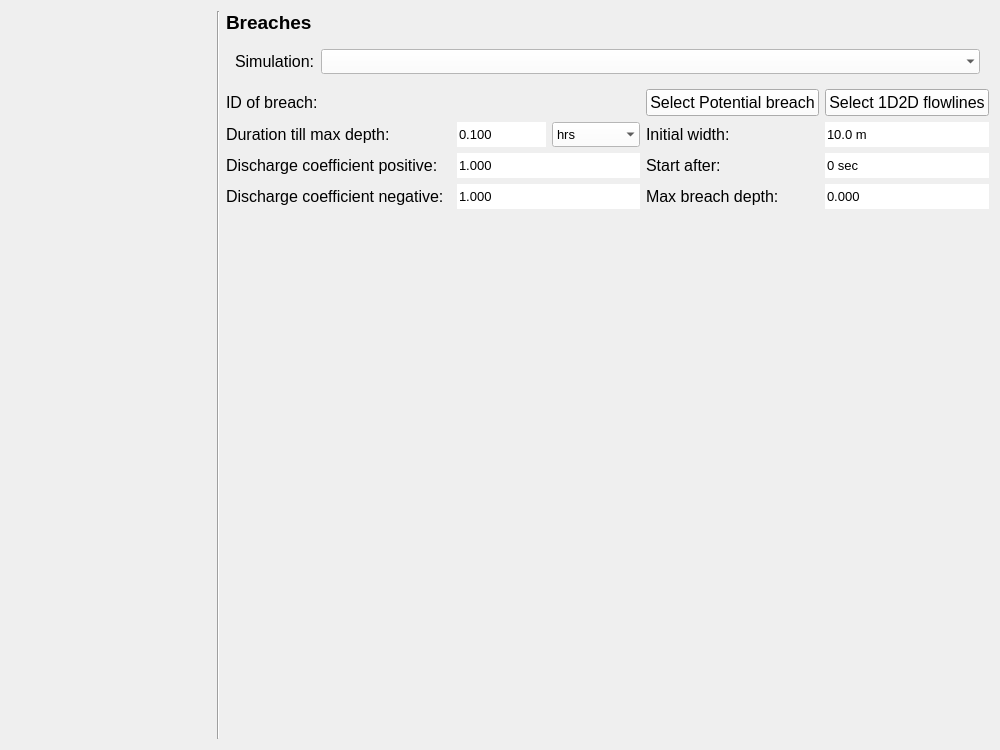
<?xml version="1.0" encoding="UTF-8"?>
<ui version="4.0">
 <class>page_breaches</class>
 <widget class="QWidget" name="page_breaches">
  <property name="geometry">
   <rect>
    <x>0</x>
    <y>0</y>
    <width>1000</width>
    <height>750</height>
   </rect>
  </property>
  <property name="minimumSize">
   <size>
    <width>0</width>
    <height>0</height>
   </size>
  </property>
  <property name="palette">
   <palette>
    <active>
     <colorrole role="Button">
      <brush brushstyle="SolidPattern">
       <color alpha="255">
        <red>255</red>
        <green>255</green>
        <blue>255</blue>
       </color>
      </brush>
     </colorrole>
    </active>
    <inactive>
     <colorrole role="Button">
      <brush brushstyle="SolidPattern">
       <color alpha="255">
        <red>255</red>
        <green>255</green>
        <blue>255</blue>
       </color>
      </brush>
     </colorrole>
    </inactive>
    <disabled>
     <colorrole role="Button">
      <brush brushstyle="SolidPattern">
       <color alpha="255">
        <red>255</red>
        <green>255</green>
        <blue>255</blue>
       </color>
      </brush>
     </colorrole>
    </disabled>
   </palette>
  </property>
  <property name="font">
   <font>
    <family>Segoe UI</family>
    <pointsize>10</pointsize>
   </font>
  </property>
  <property name="windowTitle">
   <string>Form</string>
  </property>
  <property name="inputMethodHints">
   <set>Qt::ImhDigitsOnly</set>
  </property>
  <layout class="QGridLayout" name="gridLayout">
   <item row="0" column="0" rowspan="5">
    <widget class="QWidget" name="wizard_steps_widget" native="true">
     <property name="sizePolicy">
      <sizepolicy hsizetype="Preferred" vsizetype="Expanding">
       <horstretch>0</horstretch>
       <verstretch>0</verstretch>
      </sizepolicy>
     </property>
     <property name="minimumSize">
      <size>
       <width>200</width>
       <height>0</height>
      </size>
     </property>
     <property name="maximumSize">
      <size>
       <width>200</width>
       <height>16777215</height>
      </size>
     </property>
     <layout class="QVBoxLayout" name="verticalLayout"/>
    </widget>
   </item>
   <item row="1" column="2" colspan="2">
    <widget class="QWidget" name="simulation_widget" native="true">
     <property name="sizePolicy">
      <sizepolicy hsizetype="Expanding" vsizetype="Preferred">
       <horstretch>0</horstretch>
       <verstretch>0</verstretch>
      </sizepolicy>
     </property>
     <property name="minimumSize">
      <size>
       <width>0</width>
       <height>40</height>
      </size>
     </property>
     <property name="maximumSize">
      <size>
       <width>16777215</width>
       <height>16777215</height>
      </size>
     </property>
     <layout class="QGridLayout" name="gridLayout_2">
      <item row="0" column="0">
       <widget class="QLabel" name="label_5">
        <property name="minimumSize">
         <size>
          <width>0</width>
          <height>25</height>
         </size>
        </property>
        <property name="maximumSize">
         <size>
          <width>16777215</width>
          <height>16777215</height>
         </size>
        </property>
        <property name="font">
         <font>
          <family>Segoe UI</family>
          <pointsize>12</pointsize>
         </font>
        </property>
        <property name="text">
         <string>Simulation:</string>
        </property>
       </widget>
      </item>
      <item row="0" column="1">
       <widget class="QComboBox" name="dd_simulation">
        <property name="sizePolicy">
         <sizepolicy hsizetype="Expanding" vsizetype="Preferred">
          <horstretch>0</horstretch>
          <verstretch>0</verstretch>
         </sizepolicy>
        </property>
        <property name="minimumSize">
         <size>
          <width>0</width>
          <height>25</height>
         </size>
        </property>
        <property name="maximumSize">
         <size>
          <width>16777215</width>
          <height>25</height>
         </size>
        </property>
        <property name="font">
         <font>
          <family>Segoe UI</family>
          <pointsize>10</pointsize>
         </font>
        </property>
        <property name="styleSheet">
         <string notr="true">QComboBox {background-color:white; selection-background-color: lightgray;}</string>
        </property>
        <property name="frame">
         <bool>false</bool>
        </property>
       </widget>
      </item>
     </layout>
    </widget>
   </item>
   <item row="3" column="2" colspan="2">
    <spacer name="verticalSpacer">
     <property name="orientation">
      <enum>Qt::Vertical</enum>
     </property>
     <property name="sizeHint" stdset="0">
      <size>
       <width>20</width>
       <height>40</height>
      </size>
     </property>
    </spacer>
   </item>
   <item row="0" column="1" rowspan="5">
    <widget class="Line" name="line">
     <property name="sizePolicy">
      <sizepolicy hsizetype="Fixed" vsizetype="Expanding">
       <horstretch>0</horstretch>
       <verstretch>0</verstretch>
      </sizepolicy>
     </property>
     <property name="orientation">
      <enum>Qt::Vertical</enum>
     </property>
    </widget>
   </item>
   <item row="0" column="2">
    <widget class="QLabel" name="label_9">
     <property name="font">
      <font>
       <family>Segoe UI</family>
       <pointsize>14</pointsize>
       <weight>75</weight>
       <bold>true</bold>
       <underline>false</underline>
      </font>
     </property>
     <property name="text">
      <string>Breaches</string>
     </property>
    </widget>
   </item>
   <item row="2" column="2" colspan="2">
    <layout class="QGridLayout" name="gridLayout_3">
     <property name="bottomMargin">
      <number>0</number>
     </property>
     <item row="0" column="0">
      <widget class="QLabel" name="label">
       <property name="sizePolicy">
        <sizepolicy hsizetype="Preferred" vsizetype="Preferred">
         <horstretch>0</horstretch>
         <verstretch>0</verstretch>
        </sizepolicy>
       </property>
       <property name="minimumSize">
        <size>
         <width>225</width>
         <height>25</height>
        </size>
       </property>
       <property name="maximumSize">
        <size>
         <width>16777215</width>
         <height>16777215</height>
        </size>
       </property>
       <property name="font">
        <font>
         <family>Segoe UI</family>
         <pointsize>12</pointsize>
        </font>
       </property>
       <property name="text">
        <string>ID of breach:</string>
       </property>
      </widget>
     </item>
     <item row="0" column="4">
      <widget class="QPushButton" name="pb_select_flowline">
       <property name="font">
        <font>
         <family>Segoe UI</family>
         <pointsize>12</pointsize>
        </font>
       </property>
       <property name="text">
        <string>Select 1D2D flowlines</string>
       </property>
      </widget>
     </item>
     <item row="2" column="3">
      <widget class="QLabel" name="label_3">
       <property name="sizePolicy">
        <sizepolicy hsizetype="Preferred" vsizetype="Preferred">
         <horstretch>150</horstretch>
         <verstretch>25</verstretch>
        </sizepolicy>
       </property>
       <property name="minimumSize">
        <size>
         <width>0</width>
         <height>25</height>
        </size>
       </property>
       <property name="maximumSize">
        <size>
         <width>16777215</width>
         <height>16777215</height>
        </size>
       </property>
       <property name="font">
        <font>
         <family>Segoe UI</family>
         <pointsize>12</pointsize>
        </font>
       </property>
       <property name="text">
        <string>Start after:</string>
       </property>
      </widget>
     </item>
     <item row="1" column="3">
      <widget class="QLabel" name="label_4">
       <property name="sizePolicy">
        <sizepolicy hsizetype="Preferred" vsizetype="Preferred">
         <horstretch>150</horstretch>
         <verstretch>25</verstretch>
        </sizepolicy>
       </property>
       <property name="minimumSize">
        <size>
         <width>0</width>
         <height>25</height>
        </size>
       </property>
       <property name="maximumSize">
        <size>
         <width>16777215</width>
         <height>16777215</height>
        </size>
       </property>
       <property name="font">
        <font>
         <family>Segoe UI</family>
         <pointsize>12</pointsize>
        </font>
       </property>
       <property name="text">
        <string>Initial width:</string>
       </property>
      </widget>
     </item>
     <item row="0" column="1" colspan="2">
      <layout class="QHBoxLayout" name="breach_lout"/>
     </item>
     <item row="3" column="1" colspan="2">
      <widget class="QDoubleSpinBox" name="sb_discharge_coefficient_negative">
       <property name="sizePolicy">
        <sizepolicy hsizetype="Minimum" vsizetype="Fixed">
         <horstretch>150</horstretch>
         <verstretch>0</verstretch>
        </sizepolicy>
       </property>
       <property name="minimumSize">
        <size>
         <width>0</width>
         <height>25</height>
        </size>
       </property>
       <property name="maximumSize">
        <size>
         <width>16777215</width>
         <height>16777215</height>
        </size>
       </property>
       <property name="styleSheet">
        <string notr="true">QDoubleSpinBox {background-color: white;}</string>
       </property>
       <property name="frame">
        <bool>false</bool>
       </property>
       <property name="buttonSymbols">
        <enum>QAbstractSpinBox::NoButtons</enum>
       </property>
       <property name="decimals">
        <number>3</number>
       </property>
       <property name="maximum">
        <double>100000000000000000.000000000000000</double>
       </property>
       <property name="value">
        <double>1.000000000000000</double>
       </property>
      </widget>
     </item>
     <item row="2" column="4">
      <widget class="QSpinBox" name="sp_start_after">
       <property name="sizePolicy">
        <sizepolicy hsizetype="Minimum" vsizetype="Fixed">
         <horstretch>150</horstretch>
         <verstretch>0</verstretch>
        </sizepolicy>
       </property>
       <property name="minimumSize">
        <size>
         <width>0</width>
         <height>25</height>
        </size>
       </property>
       <property name="maximumSize">
        <size>
         <width>16777215</width>
         <height>16777215</height>
        </size>
       </property>
       <property name="font">
        <font>
         <family>Segoe UI</family>
         <pointsize>10</pointsize>
        </font>
       </property>
       <property name="styleSheet">
        <string notr="true">QSpinBox {background-color: white;}</string>
       </property>
       <property name="frame">
        <bool>false</bool>
       </property>
       <property name="alignment">
        <set>Qt::AlignLeading|Qt::AlignLeft|Qt::AlignVCenter</set>
       </property>
       <property name="buttonSymbols">
        <enum>QAbstractSpinBox::NoButtons</enum>
       </property>
       <property name="suffix">
        <string> sec</string>
       </property>
       <property name="maximum">
        <number>999999999</number>
       </property>
      </widget>
     </item>
     <item row="3" column="0">
      <widget class="QLabel" name="label_7">
       <property name="sizePolicy">
        <sizepolicy hsizetype="Preferred" vsizetype="Preferred">
         <horstretch>225</horstretch>
         <verstretch>25</verstretch>
        </sizepolicy>
       </property>
       <property name="minimumSize">
        <size>
         <width>0</width>
         <height>25</height>
        </size>
       </property>
       <property name="font">
        <font>
         <family>Segoe UI</family>
         <pointsize>12</pointsize>
        </font>
       </property>
       <property name="text">
        <string>Discharge coefficient negative:</string>
       </property>
      </widget>
     </item>
     <item row="1" column="4">
      <widget class="QDoubleSpinBox" name="sb_width">
       <property name="sizePolicy">
        <sizepolicy hsizetype="Minimum" vsizetype="Fixed">
         <horstretch>150</horstretch>
         <verstretch>0</verstretch>
        </sizepolicy>
       </property>
       <property name="minimumSize">
        <size>
         <width>0</width>
         <height>25</height>
        </size>
       </property>
       <property name="maximumSize">
        <size>
         <width>16777215</width>
         <height>16777215</height>
        </size>
       </property>
       <property name="font">
        <font>
         <family>Segoe UI</family>
         <pointsize>10</pointsize>
        </font>
       </property>
       <property name="styleSheet">
        <string notr="true">QDoubleSpinBox {background-color: white;}</string>
       </property>
       <property name="frame">
        <bool>false</bool>
       </property>
       <property name="buttonSymbols">
        <enum>QAbstractSpinBox::NoButtons</enum>
       </property>
       <property name="suffix">
        <string> m</string>
       </property>
       <property name="decimals">
        <number>1</number>
       </property>
       <property name="maximum">
        <double>100000000000000000620008645040778319495168.000000000000000</double>
       </property>
       <property name="value">
        <double>10.000000000000000</double>
       </property>
      </widget>
     </item>
     <item row="2" column="1" colspan="2">
      <widget class="QDoubleSpinBox" name="sb_discharge_coefficient_positive">
       <property name="sizePolicy">
        <sizepolicy hsizetype="Minimum" vsizetype="Fixed">
         <horstretch>150</horstretch>
         <verstretch>0</verstretch>
        </sizepolicy>
       </property>
       <property name="minimumSize">
        <size>
         <width>0</width>
         <height>25</height>
        </size>
       </property>
       <property name="maximumSize">
        <size>
         <width>16777215</width>
         <height>16777215</height>
        </size>
       </property>
       <property name="styleSheet">
        <string notr="true">QDoubleSpinBox {background-color: white;}</string>
       </property>
       <property name="frame">
        <bool>false</bool>
       </property>
       <property name="buttonSymbols">
        <enum>QAbstractSpinBox::NoButtons</enum>
       </property>
       <property name="decimals">
        <number>3</number>
       </property>
       <property name="maximum">
        <double>100000000000000000.000000000000000</double>
       </property>
       <property name="value">
        <double>1.000000000000000</double>
       </property>
      </widget>
     </item>
     <item row="3" column="4">
      <widget class="QDoubleSpinBox" name="sb_max_breach_depth">
       <property name="sizePolicy">
        <sizepolicy hsizetype="Minimum" vsizetype="Fixed">
         <horstretch>150</horstretch>
         <verstretch>0</verstretch>
        </sizepolicy>
       </property>
       <property name="minimumSize">
        <size>
         <width>0</width>
         <height>25</height>
        </size>
       </property>
       <property name="maximumSize">
        <size>
         <width>16777215</width>
         <height>16777215</height>
        </size>
       </property>
       <property name="font">
        <font>
         <family>Segoe UI</family>
         <pointsize>10</pointsize>
        </font>
       </property>
       <property name="styleSheet">
        <string notr="true">QDoubleSpinBox {background-color: white;}</string>
       </property>
       <property name="frame">
        <bool>false</bool>
       </property>
       <property name="buttonSymbols">
        <enum>QAbstractSpinBox::NoButtons</enum>
       </property>
       <property name="decimals">
        <number>3</number>
       </property>
       <property name="maximum">
        <double>100000000000000000.000000000000000</double>
       </property>
      </widget>
     </item>
     <item row="1" column="1">
      <widget class="QDoubleSpinBox" name="sb_duration">
       <property name="sizePolicy">
        <sizepolicy hsizetype="Expanding" vsizetype="Preferred">
         <horstretch>95</horstretch>
         <verstretch>0</verstretch>
        </sizepolicy>
       </property>
       <property name="minimumSize">
        <size>
         <width>0</width>
         <height>25</height>
        </size>
       </property>
       <property name="maximumSize">
        <size>
         <width>16777215</width>
         <height>16777215</height>
        </size>
       </property>
       <property name="font">
        <font>
         <family>Segoe UI</family>
         <pointsize>10</pointsize>
        </font>
       </property>
       <property name="styleSheet">
        <string notr="true">QDoubleSpinBox {background-color: white;}</string>
       </property>
       <property name="frame">
        <bool>false</bool>
       </property>
       <property name="buttonSymbols">
        <enum>QAbstractSpinBox::NoButtons</enum>
       </property>
       <property name="decimals">
        <number>3</number>
       </property>
       <property name="maximum">
        <double>9999999999999999455752309870428160.000000000000000</double>
       </property>
       <property name="value">
        <double>0.100000000000000</double>
       </property>
      </widget>
     </item>
     <item row="1" column="0">
      <widget class="QLabel" name="label_2">
       <property name="sizePolicy">
        <sizepolicy hsizetype="Preferred" vsizetype="Preferred">
         <horstretch>225</horstretch>
         <verstretch>25</verstretch>
        </sizepolicy>
       </property>
       <property name="minimumSize">
        <size>
         <width>0</width>
         <height>25</height>
        </size>
       </property>
       <property name="maximumSize">
        <size>
         <width>16777215</width>
         <height>16777215</height>
        </size>
       </property>
       <property name="font">
        <font>
         <family>Segoe UI</family>
         <pointsize>12</pointsize>
        </font>
       </property>
       <property name="text">
        <string>Duration till max depth:</string>
       </property>
      </widget>
     </item>
     <item row="3" column="3">
      <widget class="QLabel" name="label_8">
       <property name="sizePolicy">
        <sizepolicy hsizetype="Preferred" vsizetype="Preferred">
         <horstretch>150</horstretch>
         <verstretch>25</verstretch>
        </sizepolicy>
       </property>
       <property name="minimumSize">
        <size>
         <width>0</width>
         <height>25</height>
        </size>
       </property>
       <property name="font">
        <font>
         <family>Segoe UI</family>
         <pointsize>12</pointsize>
        </font>
       </property>
       <property name="text">
        <string>Max breach depth:</string>
       </property>
      </widget>
     </item>
     <item row="4" column="1">
      <spacer name="verticalSpacer_2">
       <property name="orientation">
        <enum>Qt::Vertical</enum>
       </property>
       <property name="sizeHint" stdset="0">
        <size>
         <width>20</width>
         <height>40</height>
        </size>
       </property>
      </spacer>
     </item>
     <item row="1" column="2">
      <widget class="QComboBox" name="dd_units">
       <property name="sizePolicy">
        <sizepolicy hsizetype="Minimum" vsizetype="Preferred">
         <horstretch>50</horstretch>
         <verstretch>0</verstretch>
        </sizepolicy>
       </property>
       <property name="minimumSize">
        <size>
         <width>0</width>
         <height>25</height>
        </size>
       </property>
       <property name="maximumSize">
        <size>
         <width>16777215</width>
         <height>16777215</height>
        </size>
       </property>
       <property name="font">
        <font>
         <family>Segoe UI</family>
         <pointsize>10</pointsize>
        </font>
       </property>
       <property name="styleSheet">
        <string notr="true">QComboBox {background-color:white; selection-background-color: lightgray;}</string>
       </property>
       <property name="frame">
        <bool>false</bool>
       </property>
       <item>
        <property name="text">
         <string>hrs</string>
        </property>
       </item>
       <item>
        <property name="text">
         <string>mins</string>
        </property>
       </item>
       <item>
        <property name="text">
         <string>s</string>
        </property>
       </item>
      </widget>
     </item>
     <item row="2" column="0">
      <widget class="QLabel" name="label_6">
       <property name="sizePolicy">
        <sizepolicy hsizetype="Preferred" vsizetype="Preferred">
         <horstretch>225</horstretch>
         <verstretch>25</verstretch>
        </sizepolicy>
       </property>
       <property name="minimumSize">
        <size>
         <width>0</width>
         <height>25</height>
        </size>
       </property>
       <property name="font">
        <font>
         <family>Segoe UI</family>
         <pointsize>12</pointsize>
        </font>
       </property>
       <property name="text">
        <string>Discharge coefficient positive:</string>
       </property>
      </widget>
     </item>
     <item row="0" column="3">
      <widget class="QPushButton" name="pb_select_breach">
       <property name="font">
        <font>
         <family>Segoe UI</family>
         <pointsize>12</pointsize>
        </font>
       </property>
       <property name="text">
        <string>Select Potential breach</string>
       </property>
      </widget>
     </item>
    </layout>
   </item>
   <item row="4" column="2" colspan="2">
    <spacer name="horizontalSpacer_4">
     <property name="orientation">
      <enum>Qt::Horizontal</enum>
     </property>
     <property name="sizeHint" stdset="0">
      <size>
       <width>40</width>
       <height>20</height>
      </size>
     </property>
    </spacer>
   </item>
  </layout>
 </widget>
 <tabstops>
  <tabstop>dd_simulation</tabstop>
  <tabstop>sb_duration</tabstop>
  <tabstop>dd_units</tabstop>
  <tabstop>sb_discharge_coefficient_positive</tabstop>
  <tabstop>sb_discharge_coefficient_negative</tabstop>
 </tabstops>
 <resources/>
 <connections/>
</ui>
